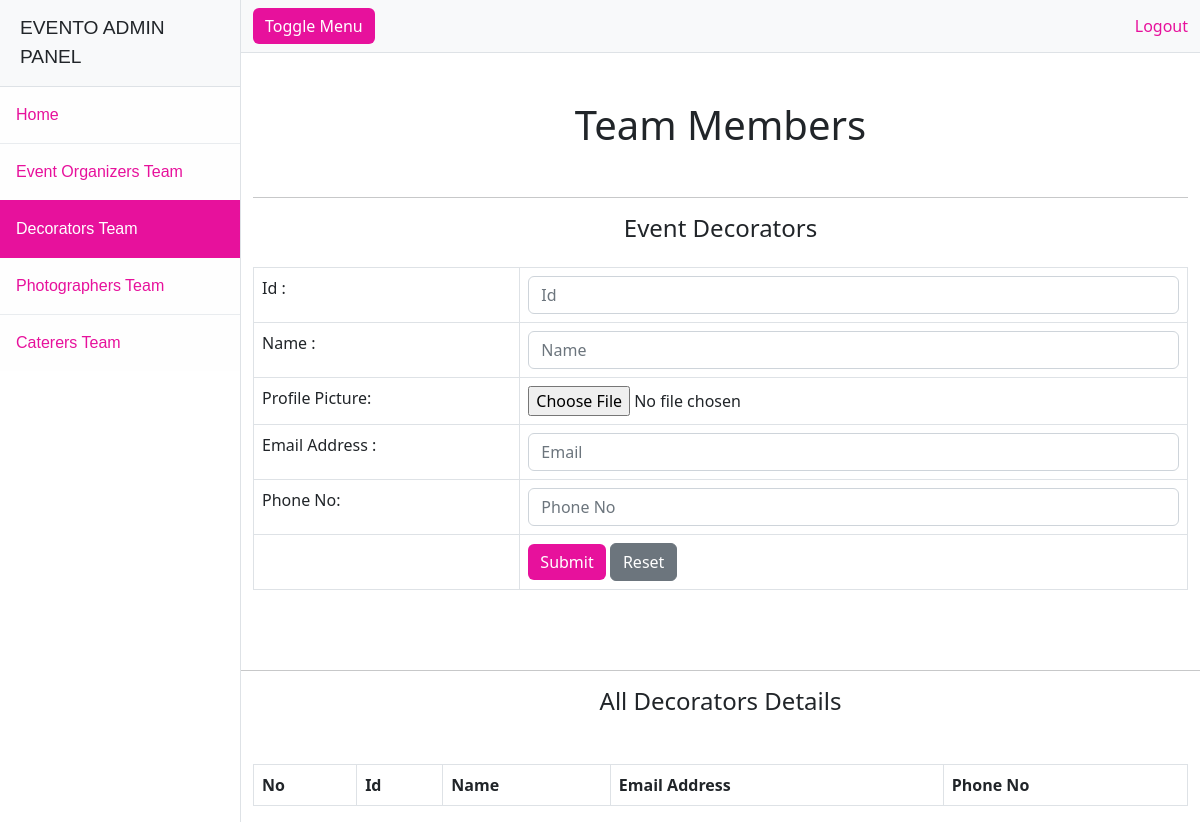
The app's page /admin/decorators.php, older data.
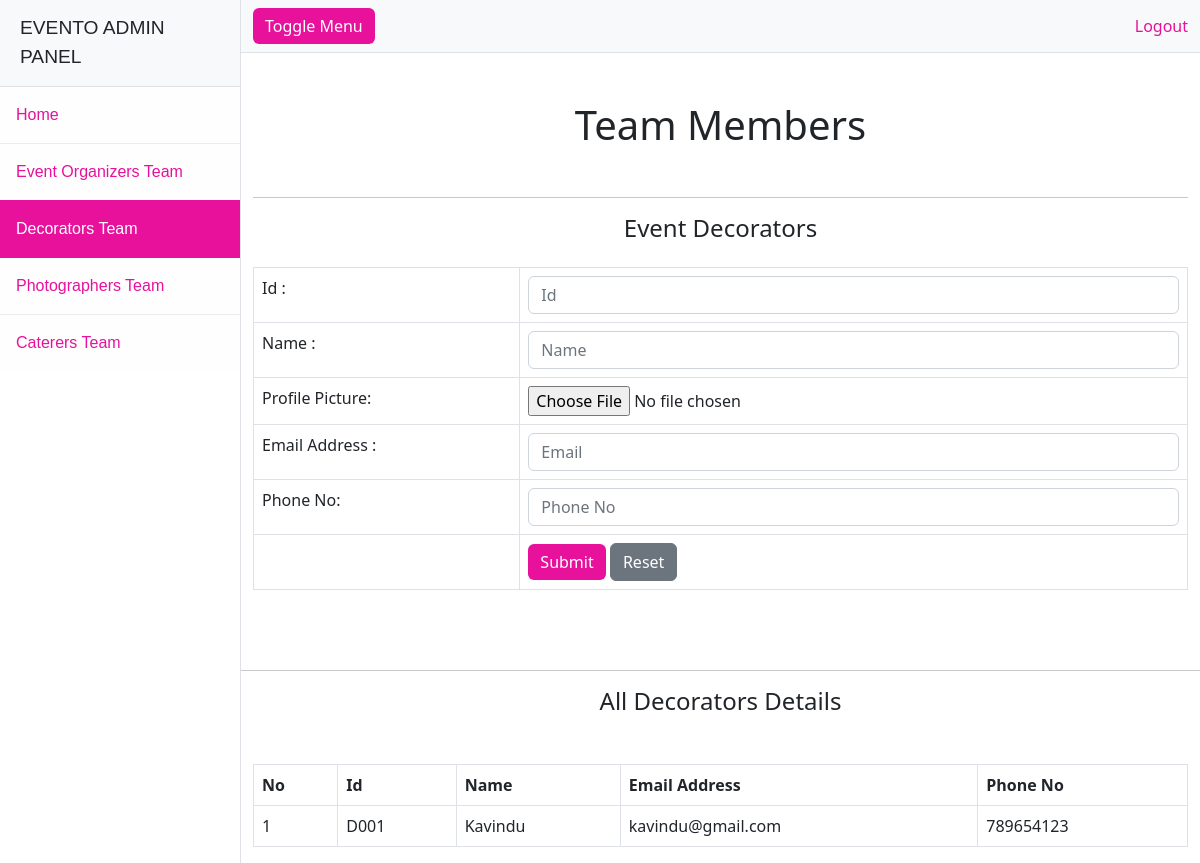
The same page, newer data.
### tables this page shows
CREATE TABLE `decorator` (
  `decorator_id` varchar(100) NOT NULL,
  `decorator_name` varchar(100) NOT NULL,
  `decorator_email` varchar(100) NOT NULL,
  `decorator_phone_no` int(10) NOT NULL,
  `description` varchar(1000) NOT NULL,
  `image` mediumblob NOT NULL
);

### admin/decorators.php (the view, shortened to what the changed rows need)
<!DOCTYPE html>
<html lang="en">
<head>
    <link rel="stylesheet" href="https://cdnjs.cloudflare.com/ajax/libs/bootstrap/5.3.0/css/bootstrap.min.css">
    <link rel="stylesheet" type="text/css" href="css/admin.css">
</head>
<body>
    <div class="d-flex" id="wrapper">
        <div id="page-content-wrapper">
            <div class="container mt-5">
                <h1 class="text-center">Team Members</h1>
                <br>
            </div>
            <br><br>
            <div class="container mt-5">
                <?php
                $db = mysqli_connect("localhost", "root", "", "event_planner");
                $query = "select * from decorator";
                $result = mysqli_query($db, $query);
                ?>
                <table class="table table-bordered mt-4">
                    <tr>
                        <th>No</th>
                        <th>Id</th>
                        <th>Name</th>
                        <th>Email Address</th>
                        <th>Phone No</th>
                    </tr>
                    <?php
                    $rowNumber = 1;
                    while ($row = mysqli_fetch_assoc($result)) {
                    ?>
                        <tr>
                            <td>
                                <?php echo $rowNumber++; ?>
                            </td>
                            <td>
                                <?php echo $row["decorator_id"]; ?>
                            </td>
                            <td>
                                <?php echo $row["decorator_name"]; ?>
                            </td>
                            <td>
                                <?php echo $row["decorator_email"]; ?>
                            </td>
                            <td>
                                <?php echo $row["decorator_phone_no"]; ?>
                            </td>
                        </tr>
                    <?php
                    }
                    ?>
                </table>
            </div>
        </div>
    </div>
</body>
</html>

Row changes from the older to the newer data that the page shows:
added decorator: decorator_id "D001", decorator_name "Kavindu", decorator_email "kavindu@gmail.com", decorator_phone_no "789654123"
